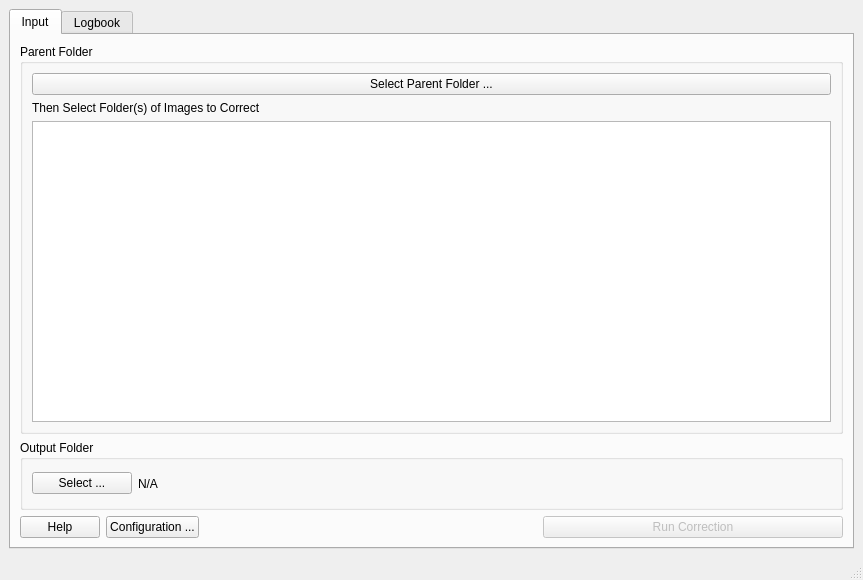
<?xml version="1.0" encoding="UTF-8"?>
<ui version="4.0">
 <class>MainWindow</class>
 <widget class="QMainWindow" name="MainWindow">
  <property name="geometry">
   <rect>
    <x>0</x>
    <y>0</y>
    <width>863</width>
    <height>580</height>
   </rect>
  </property>
  <property name="windowTitle">
   <string>MainWindow</string>
  </property>
  <widget class="QWidget" name="centralwidget">
   <layout class="QVBoxLayout" name="verticalLayout_3">
    <item>
     <widget class="QTabWidget" name="tabWidget">
      <property name="currentIndex">
       <number>0</number>
      </property>
      <widget class="QWidget" name="tab">
       <attribute name="title">
        <string>Input</string>
       </attribute>
       <layout class="QVBoxLayout" name="verticalLayout">
        <item>
         <layout class="QHBoxLayout" name="horizontalLayout_4">
          <item>
           <widget class="QGroupBox" name="groupBox_2">
            <property name="title">
             <string>Parent Folder</string>
            </property>
            <layout class="QVBoxLayout" name="verticalLayout_2">
             <item>
              <layout class="QHBoxLayout" name="horizontalLayout_2">
               <item>
                <widget class="QPushButton" name="select_parent_folder">
                 <property name="text">
                  <string>Select Parent Folder ...</string>
                 </property>
                </widget>
               </item>
              </layout>
             </item>
             <item>
              <widget class="QLabel" name="label">
               <property name="text">
                <string>Then Select Folder(s) of Images to Correct</string>
               </property>
              </widget>
             </item>
             <item>
              <widget class="QTableWidget" name="tableWidget">
               <property name="contextMenuPolicy">
                <enum>Qt::CustomContextMenu</enum>
               </property>
               <property name="alternatingRowColors">
                <bool>true</bool>
               </property>
               <property name="selectionMode">
                <enum>QAbstractItemView::MultiSelection</enum>
               </property>
               <property name="selectionBehavior">
                <enum>QAbstractItemView::SelectRows</enum>
               </property>
               <attribute name="horizontalHeaderVisible">
                <bool>false</bool>
               </attribute>
               <attribute name="horizontalHeaderStretchLastSection">
                <bool>true</bool>
               </attribute>
               <attribute name="verticalHeaderVisible">
                <bool>false</bool>
               </attribute>
               <attribute name="verticalHeaderStretchLastSection">
                <bool>false</bool>
               </attribute>
               <column>
                <property name="text">
                 <string>New Column</string>
                </property>
               </column>
              </widget>
             </item>
            </layout>
           </widget>
          </item>
         </layout>
        </item>
        <item>
         <widget class="QGroupBox" name="groupBox">
          <property name="minimumSize">
           <size>
            <width>0</width>
            <height>70</height>
           </size>
          </property>
          <property name="title">
           <string>Output Folder</string>
          </property>
          <layout class="QHBoxLayout" name="horizontalLayout">
           <item>
            <widget class="QPushButton" name="select_output_folder_button">
             <property name="minimumSize">
              <size>
               <width>100</width>
               <height>0</height>
              </size>
             </property>
             <property name="maximumSize">
              <size>
               <width>100</width>
               <height>16777215</height>
              </size>
             </property>
             <property name="text">
              <string>Select ...</string>
             </property>
            </widget>
           </item>
           <item>
            <widget class="QLabel" name="output_folder_label">
             <property name="text">
              <string>N/A</string>
             </property>
            </widget>
           </item>
          </layout>
         </widget>
        </item>
        <item>
         <layout class="QHBoxLayout" name="horizontalLayout_3">
          <item>
           <widget class="QPushButton" name="help_button">
            <property name="text">
             <string>Help</string>
            </property>
           </widget>
          </item>
          <item>
           <widget class="QPushButton" name="configuration_button">
            <property name="text">
             <string>Configuration ...</string>
            </property>
           </widget>
          </item>
          <item>
           <spacer name="horizontalSpacer">
            <property name="orientation">
             <enum>Qt::Horizontal</enum>
            </property>
            <property name="sizeHint" stdset="0">
             <size>
              <width>40</width>
              <height>20</height>
             </size>
            </property>
           </spacer>
          </item>
          <item>
           <widget class="QPushButton" name="run_correction_button">
            <property name="enabled">
             <bool>false</bool>
            </property>
            <property name="minimumSize">
             <size>
              <width>300</width>
              <height>0</height>
             </size>
            </property>
            <property name="text">
             <string>Run Correction</string>
            </property>
           </widget>
          </item>
         </layout>
        </item>
       </layout>
      </widget>
      <widget class="QWidget" name="tab_2">
       <attribute name="title">
        <string>Logbook</string>
       </attribute>
       <layout class="QVBoxLayout" name="verticalLayout_4">
        <item>
         <widget class="QTextEdit" name="logbook">
          <property name="html">
           <string>&lt;!DOCTYPE HTML PUBLIC &quot;-//W3C//DTD HTML 4.0//EN&quot; &quot;http://www.w3.org/TR/REC-html40/strict.dtd&quot;&gt;
&lt;html&gt;&lt;head&gt;&lt;meta name=&quot;qrichtext&quot; content=&quot;1&quot; /&gt;&lt;style type=&quot;text/css&quot;&gt;
p, li { white-space: pre-wrap; }
&lt;/style&gt;&lt;/head&gt;&lt;body style=&quot; font-family:'.SF NS Text'; font-size:13pt; font-weight:400; font-style:normal;&quot;&gt;
&lt;p style=&quot;-qt-paragraph-type:empty; margin-top:0px; margin-bottom:0px; margin-left:0px; margin-right:0px; -qt-block-indent:0; text-indent:0px;&quot;&gt;&lt;br /&gt;&lt;/p&gt;&lt;/body&gt;&lt;/html&gt;</string>
          </property>
          <property name="textInteractionFlags">
           <set>Qt::TextSelectableByKeyboard|Qt::TextSelectableByMouse</set>
          </property>
         </widget>
        </item>
       </layout>
      </widget>
     </widget>
    </item>
   </layout>
  </widget>
  <widget class="QMenuBar" name="menubar">
   <property name="geometry">
    <rect>
     <x>0</x>
     <y>0</y>
     <width>863</width>
     <height>22</height>
    </rect>
   </property>
  </widget>
  <widget class="QStatusBar" name="statusbar"/>
  <action name="actionEdit">
   <property name="text">
    <string>Edit ...</string>
   </property>
  </action>
  <action name="actionTutorial">
   <property name="text">
    <string>Tutorial</string>
   </property>
  </action>
 </widget>
 <resources/>
 <connections>
  <connection>
   <sender>select_parent_folder</sender>
   <signal>clicked()</signal>
   <receiver>MainWindow</receiver>
   <slot>select_parent_folder_clicked()</slot>
   <hints>
    <hint type="sourcelabel">
     <x>130</x>
     <y>79</y>
    </hint>
    <hint type="destinationlabel">
     <x>233</x>
     <y>26</y>
    </hint>
   </hints>
  </connection>
  <connection>
   <sender>select_output_folder_button</sender>
   <signal>clicked()</signal>
   <receiver>MainWindow</receiver>
   <slot>select_output_folder_clicked()</slot>
   <hints>
    <hint type="sourcelabel">
     <x>120</x>
     <y>490</y>
    </hint>
    <hint type="destinationlabel">
     <x>272</x>
     <y>363</y>
    </hint>
   </hints>
  </connection>
  <connection>
   <sender>run_correction_button</sender>
   <signal>clicked()</signal>
   <receiver>MainWindow</receiver>
   <slot>run_correction_clicked()</slot>
   <hints>
    <hint type="sourcelabel">
     <x>850</x>
     <y>546</y>
    </hint>
    <hint type="destinationlabel">
     <x>637</x>
     <y>473</y>
    </hint>
   </hints>
  </connection>
  <connection>
   <sender>actionEdit</sender>
   <signal>triggered()</signal>
   <receiver>MainWindow</receiver>
   <slot>edit_config_clicked()</slot>
   <hints>
    <hint type="sourcelabel">
     <x>-1</x>
     <y>-1</y>
    </hint>
    <hint type="destinationlabel">
     <x>431</x>
     <y>289</y>
    </hint>
   </hints>
  </connection>
  <connection>
   <sender>help_button</sender>
   <signal>clicked()</signal>
   <receiver>MainWindow</receiver>
   <slot>help_clicked()</slot>
   <hints>
    <hint type="sourcelabel">
     <x>45</x>
     <y>529</y>
    </hint>
    <hint type="destinationlabel">
     <x>139</x>
     <y>536</y>
    </hint>
   </hints>
  </connection>
  <connection>
   <sender>configuration_button</sender>
   <signal>clicked()</signal>
   <receiver>MainWindow</receiver>
   <slot>edit_config_clicked()</slot>
   <hints>
    <hint type="sourcelabel">
     <x>223</x>
     <y>546</y>
    </hint>
    <hint type="destinationlabel">
     <x>658</x>
     <y>541</y>
    </hint>
   </hints>
  </connection>
  <connection>
   <sender>tableWidget</sender>
   <signal>itemSelectionChanged()</signal>
   <receiver>MainWindow</receiver>
   <slot>row_selected()</slot>
   <hints>
    <hint type="sourcelabel">
     <x>402</x>
     <y>243</y>
    </hint>
    <hint type="destinationlabel">
     <x>704</x>
     <y>471</y>
    </hint>
   </hints>
  </connection>
 </connections>
 <slots>
  <slot>select_parent_folder_clicked()</slot>
  <slot>select_output_folder_clicked()</slot>
  <slot>edit_config_clicked()</slot>
  <slot>run_correction_clicked()</slot>
  <slot>list_input_folder_right_clicked()</slot>
  <slot>help_clicked()</slot>
  <slot>row_selected()</slot>
 </slots>
</ui>
